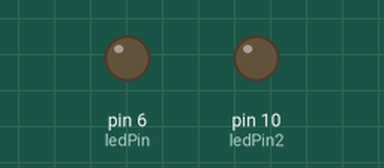
Simulated run of this sketch. Board: Arduino Uno, built with avr-gcc and run on an emulated ATmega328P. Shown: output pins drawn as LEDs (lit = HIGH).

Above: at 0.05 s.
At 10.35 s:
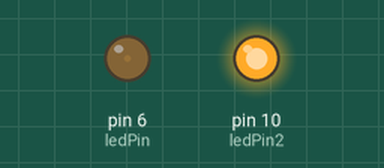
At 19.95 s:
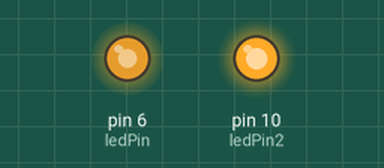
At 39.85 s:
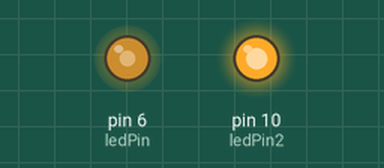
Timing chart, 0 to 40.0 s (numbered marks = the images above):
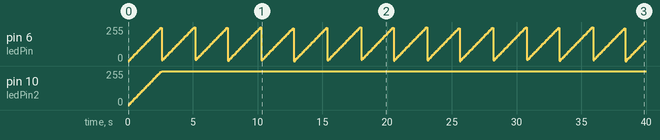

The sketch:

LEDPulseWithModulatorBlink.ino
```cpp
//Duty = %HIGH en cada ciclo de 0 a 255.

int ledPin = 6;
int ledPin2 = 10;
int duty = 0;
void setup() {
}
void loop() {
  int aumentoCiclo = 10;
  int milisegundos = 100;
  analogWrite(ledPin, duty);
  analogWrite(ledPin2, duty);
  delay(milisegundos);
  duty = duty + aumentoCiclo;
}
```

Measured:
- by itself, pin 6 (ledPin): ramps from 0/255 to 254/255 and jumps back, once every 2.6 s
- by itself, pin 10 (ledPin2): moves from 0/255 to 255/255 over 2.5 s
